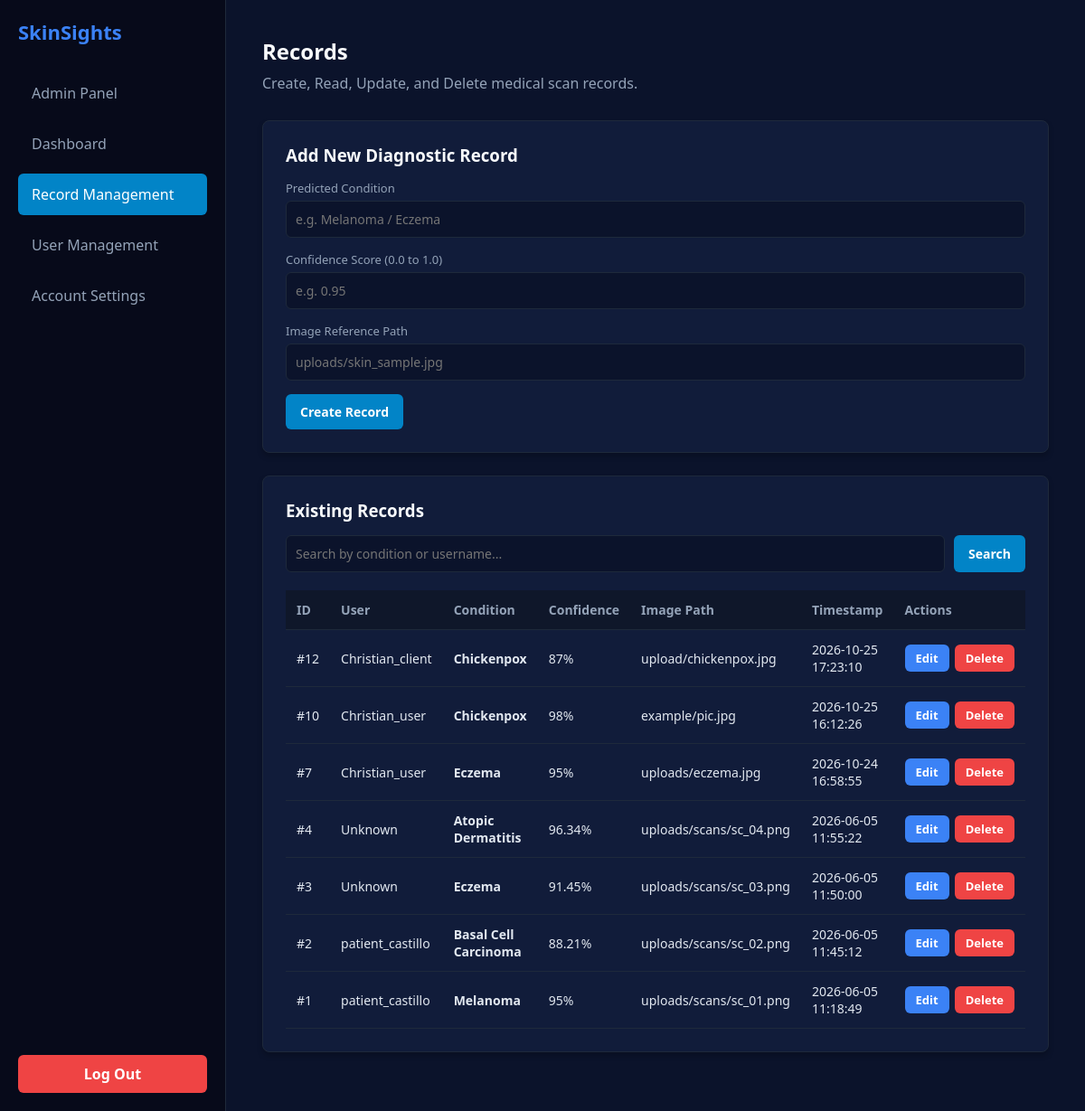
/manage_records.php (signed in), run on the app's committed database.
### tables this page shows
CREATE TABLE `detection_log` (
  `log_id` int(11) NOT NULL,
  `user_id` int(11) NOT NULL,
  `image_path` varchar(255) NOT NULL,
  `predicted_diseases` varchar(100) NOT NULL,
  `confidence_score` decimal(5,4) NOT NULL,
  `log_timestamp` datetime NOT NULL DEFAULT current_timestamp()
);

CREATE TABLE `user` (
  `user_id` int(11) NOT NULL,
  `user_type_id` int(11) NOT NULL,
  `user_status_id` int(11) NOT NULL DEFAULT 1,
  `user_username` varchar(25) NOT NULL,
  `user_password` varchar(255) NOT NULL,
  `user_created_at` datetime NOT NULL DEFAULT current_timestamp()
);

### manage_records.php (the view, shortened to what this page needs)
<?php
require_once 'db.php';
$is_admin = ($_SESSION['user_type_id'] ?? 3) == 1;
$search = trim($_GET['search'] ?? '');
$searchParam = "%$search%";
if ($is_admin) {
    if (!empty($search)) {
        $stmt = $conn->prepare("SELECT d.*, u.user_username FROM detection_log d LEFT JOIN user u ON d.user_id = u.user_id WHERE d.predicted_diseases LIKE ? OR u.user_username LIKE ? ORDER BY d.log_timestamp DESC");
        $stmt->bind_param("ss", $searchParam, $searchParam);
        $stmt->execute();
        $result = $stmt->get_result();
    } else {
        $result = $conn->query("SELECT d.*, u.user_username FROM detection_log d LEFT JOIN user u ON d.user_id = u.user_id ORDER BY d.log_timestamp DESC");
    }
}
?>
<!DOCTYPE html>
<html lang="en">
<head>
</head>
<body>
<div class="sidebar">
    <div>
        <div class="sidebar-brand">SkinSights</div>
        <div class="nav-links">
            <?php if (isset($_SESSION['user_type_id']) && $_SESSION['user_type_id'] == 1): ?>
                <a href="admin_panel.php" class="nav-link <?php echo basename($_SERVER['PHP_SELF']) == 'admin_panel.php' ? 'active' : ''; ?>">Admin Panel</a>
            <?php endif; ?>
            <a href="dashboard.php" class="nav-link <?php echo basename($_SERVER['PHP_SELF']) == 'dashboard.php' ? 'active' : ''; ?>">Dashboard</a>
            <a href="manage_records.php" class="nav-link <?php echo basename($_SERVER['PHP_SELF']) == 'manage_records.php' ? 'active' : ''; ?>">Record Management</a>
            <?php if (isset($_SESSION['user_type_id']) && $_SESSION['user_type_id'] == 1): ?>
                <a href="user_management.php" class="nav-link <?php echo basename($_SERVER['PHP_SELF']) == 'user_management.php' ? 'active' : ''; ?>">User Management</a>
            <?php endif; ?>
            <a href="change_password.php" class="nav-link <?php echo basename($_SERVER['PHP_SELF']) == 'change_password.php' ? 'active' : ''; ?>">Account Settings</a>
        </div>
    </div>
    <div>
        <a href="logout.php" class="logout-btn">Log Out</a>
    </div>
</div>
<div class="main-content">
    <h2>Records</h2>
    <p class="subtitle">Create, Read, Update, and Delete medical scan records.</p>
    <div class="card">
        <h3 id="form-title" style="margin-bottom: 15px; color: #f8fafc;">Add New Diagnostic Record</h3>
        <form method="POST" id="record-form">
            <label style="color: #94a3b8; font-size: 13px; display:block; margin-bottom:5px;">Predicted Condition</label>
            <input type="text" name="predicted_diseases" id="predicted_diseases" placeholder="e.g. Melanoma / Eczema" required>
            <label style="color: #94a3b8; font-size: 13px; display:block; margin-bottom:5px;">Confidence Score (0.0 to 1.0)</label>
            <input type="number" step="0.01" min="0" max="1" name="confidence_score" id="confidence_score" placeholder="e.g. 0.95" required>
            <label style="color: #94a3b8; font-size: 13px; display:block; margin-bottom:5px;">Image Reference Path</label>
            <input type="text" name="image_path" id="image_path" placeholder="uploads/skin_sample.jpg" required>
            <div style="display: flex; align-items: center;">
                <button type="submit" id="submit-btn">Create Record</button>
            </div>
        </form>
    </div>
    <div class="card">
        <h3 style="margin-bottom: 15px; color: #f8fafc;">Existing Records</h3>
        <form method="GET" style="display: flex; gap: 10px; margin-bottom: 20px;">
            <input type="text" name="search" placeholder="<?php echo $is_admin ? 'Search by condition or username...' : 'Search by predicted condition...'; ?>" value="<?php echo htmlspecialchars($search); ?>" style="margin-bottom: 0;">
            <button type="submit" style="white-space: nowrap;">Search</button>
        </form>
        <table>
            <thead>
                <tr>
                    <th>ID</th>
                    <?php if ($is_admin): ?><th>User</th><?php endif; ?>
                    <th>Condition</th>
                    <th>Confidence</th>
                    <th>Image Path</th>
                    <th>Timestamp</th>
                    <th>Actions</th>
                </tr>
            </thead>
            <tbody>
                <?php if ($result && $result->num_rows > 0): ?>
                    <?php while ($row = $result->fetch_assoc()): ?>
                    <tr>
                        <td>#<?php echo $row['log_id']; ?></td>
                        <?php if ($is_admin): ?><td><?php echo htmlspecialchars($row['user_username'] ?? 'Unknown'); ?></td><?php endif; ?>
                        <td><strong><?php echo htmlspecialchars($row['predicted_diseases']); ?></strong></td>
                        <td><?php echo (floatval($row['confidence_score']) * 100) . '%'; ?></td>
                        <td><?php echo htmlspecialchars($row['image_path']); ?></td>
                        <td><?php echo $row['log_timestamp']; ?></td>
                        <td>
                            <div style="display: flex; gap: 6px; align-items: center;">
                                <button type="button" class="btn-edit" onclick="editRecord(<?php echo $row['log_id']; ?>, '<?php echo htmlspecialchars(addslashes($row['predicted_diseases']), ENT_QUOTES); ?>', <?php echo $row['confidence_score']; ?>, '<?php echo htmlspecialchars(addslashes($row['image_path']), ENT_QUOTES); ?>')">Edit</button>
                                <form method="POST" onsubmit="return confirm('Are you sure you want to delete this record?');" style="display:inline;">
                                    <button type="submit" class="btn-danger">Delete</button>
                                </form>
                            </div>
                        </td>
                    </tr>
                    <?php endwhile; ?>
                <?php else: ?>
                    <tr><td colspan="<?php echo $is_admin ? 7 : 6; ?>" style="text-align: center; color: #94a3b8;">No records found.</td></tr>
                <?php endif; ?>
            </tbody>
        </table>
    </div>
</div>
</body>
</html>

### manage_records.php (style rules this page uses)
* { box-sizing: border-box; margin: 0; padding: 0; font-family: 'Segoe UI', Tahoma, Geneva, Verdana, sans-serif; }
body { background-color: #0b132b; color: #fff; display: flex; height: 100vh; overflow: hidden; }
.sidebar { width: 250px; background-color: #070a1a; display: flex; flex-direction: column; justify-content: space-between; padding: 20px; border-right: 1px solid #1e293b; }
.sidebar-brand { font-size: 22px; font-weight: bold; color: #3b82f6; margin-bottom: 30px; }
.nav-links { display: flex; flex-direction: column; gap: 10px; flex: 1; }
.nav-link { color: #94a3b8; text-decoration: none; padding: 12px 15px; border-radius: 6px; font-weight: 500; transition: 0.2s; }
.nav-link:hover, .nav-link.active { background-color: #0284c7; color: #fff; }
.logout-btn { background-color: #ef4444; color: white; text-align: center; padding: 10px; border-radius: 6px; text-decoration: none; font-weight: bold; display: block; }
.main-content { flex: 1; padding: 40px; overflow-y: auto; background-color: #0b132b; }
h2 { font-size: 24px; margin-bottom: 8px; color: #f8fafc; }
p.subtitle { color: #94a3b8; margin-bottom: 30px; }
.card { background-color: #111c3a; padding: 25px; border-radius: 8px; border: 1px solid #1e293b; margin-bottom: 25px; box-shadow: 0 4px 6px rgba(0,0,0,0.2); }
table { width: 100%; border-collapse: collapse; margin-top: 15px; }
th, td { padding: 12px; border-bottom: 1px solid #1e293b; text-align: left; color: #e2e8f0; font-size: 14px; }
th { color: #94a3b8; font-weight: 600; background-color: #0f172a; }
input, select { background-color: #0b132b; color: #fff; border: 1px solid #1e293b; padding: 10px; border-radius: 6px; width: 100%; margin-bottom: 15px; font-size: 14px; outline: none; }
button { background-color: #0284c7; color: white; border: none; padding: 10px 16px; border-radius: 6px; cursor: pointer; font-weight: bold; font-size: 14px; transition: 0.2s; }
.btn-edit { background-color: #3b82f6; padding: 6px 12px; font-size: 13px; }
.btn-danger { background-color: #ef4444; padding: 6px 12px; font-size: 13px; }

### data on the page
detection_log: log_id "12", user.user_username "Christian_client", predicted_diseases "Chickenpox", floatval($row['confidence_score'])*100 "87", image_path "upload/chickenpox.jpg", log_timestamp "2026-10-25 17:23:10"
detection_log: log_id "10", user.user_username "Christian_user", predicted_diseases "Chickenpox", floatval($row['confidence_score'])*100 "98", image_path "example/pic.jpg", log_timestamp "2026-10-25 16:12:26"
detection_log: log_id "7", user.user_username "Christian_user", predicted_diseases "Eczema", floatval($row['confidence_score'])*100 "95", image_path "uploads/eczema.jpg", log_timestamp "2026-10-24 16:58:55"
detection_log: log_id "4", user_username "Unknown", predicted_diseases "Atopic Dermatitis", floatval($row['confidence_score'])*100 "96.34", image_path "uploads/scans/sc_04.png", log_timestamp "2026-06-05 11:55:22"
detection_log: log_id "3", user_username "Unknown", predicted_diseases "Eczema", floatval($row['confidence_score'])*100 "91.45", image_path "uploads/scans/sc_03.png", log_timestamp "2026-06-05 11:50:00"
detection_log: log_id "2", user.user_username "patient_castillo", predicted_diseases "Basal Cell Carcinoma", floatval($row['confidence_score'])*100 "88.21", image_path "uploads/scans/sc_02.png", log_timestamp "2026-06-05 11:45:12"
detection_log: log_id "1", user.user_username "patient_castillo", predicted_diseases "Melanoma", floatval($row['confidence_score'])*100 "95", image_path "uploads/scans/sc_01.png", log_timestamp "2026-06-05 11:18:49"
